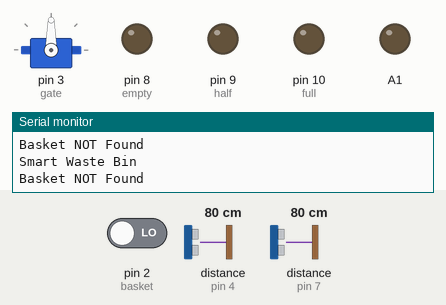
Bench run of a sketch on a simulated Arduino Uno, built with avr-gcc and run on an emulated ATmega328P. On the bench: servo, output pins drawn as LEDs (lit = HIGH), the last lines printed to the serial monitor. The test bench sets the inputs (shaded band); at power-on: pin 2 (basket) LOW, distance to the obstacle (sensors on pin 4, pin 7) 80 cm. The echo pulse lasts 58.3 µs per cm; pins used as bus, display or sensor lines are not drawn.

Above: at 2.8 s.
2.9 s: pin 2 (basket) driven HIGH
At 4.2 s:
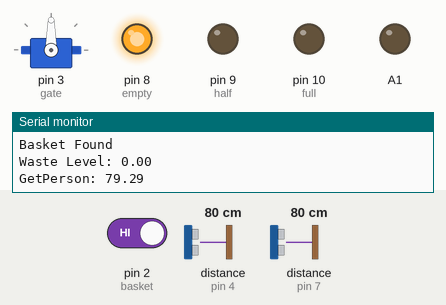
4.5 s: distance to the obstacle (sensor on pin 4) set to 28 cm
6.2 s: distance to the obstacle (sensor on pin 4) set to 23 cm
At 7.4 s:
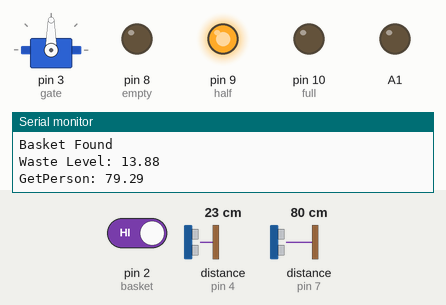
8.5 s: distance to the obstacle (sensor on pin 7) set to 33 cm
10.2 s: distance to the obstacle (sensor on pin 7) set to 27 cm
At 11.4 s:
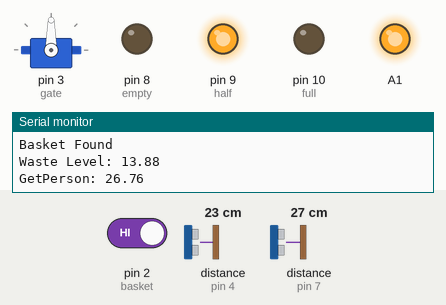
12.5 s: pin 2 (basket) driven LOW
At 14.3 s:
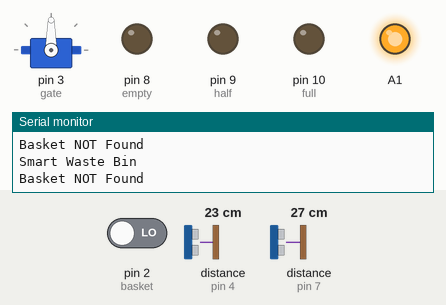
Timing chart, 0 to 15.5 s (numbered marks = the images above; inputs shaded):
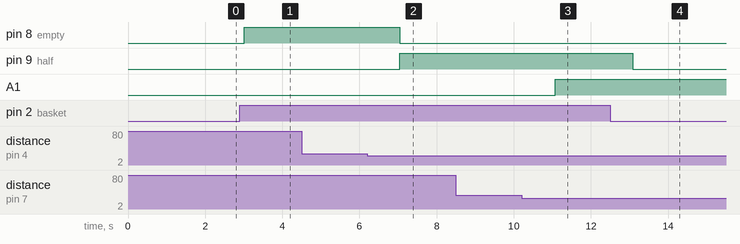

The sketch:

Smart_Waste_Bin.ino
```cpp
#include <SoftwareSerial.h>
#include <LiquidCrystal.h>
#include <Servo.h>

#define ledPin A0

#define front_trigger 6
#define front_echo 7

#define waste_trigger 5
#define waste_echo 4

#define basket 2

#define empty 8
#define half 9
#define full 10


//const int rs = 8, en = 9, d4 = 10, d5 = 11, d6 = 12, d7 = 13;

//LiquidCrystal lcd(rs, en, d4, d5, d6, d7);

const float max_height = 26.45;
float percentage=0.0, distance, duration;
int person = 0, full_flag = 0;
int gate_state = 0;

Servo gate;

void setup() {

  Serial.begin(9600);
  //Serial.begin(16, 2);

  pinMode(waste_trigger, OUTPUT);
  pinMode(waste_echo, INPUT);

  pinMode(front_trigger, OUTPUT);
  pinMode(front_echo, INPUT);

  pinMode(basket, INPUT);
  pinMode(A1,OUTPUT);
  pinMode(empty,OUTPUT);
  pinMode(half,OUTPUT);
  pinMode(full,OUTPUT);

  digitalWrite(empty,LOW);
  digitalWrite(half,LOW);
  digitalWrite(full,LOW);

  gate.attach(3);
}


void loop() {

  //Serial.clear();
  //Serial.setCursor(0, 0);
  Serial.println("Smart Waste Bin");
  //Serial.setCursor(1,0);

  if(digitalRead(basket) == HIGH){//basket Presence
      //basket indeicator
      digitalWrite(ledPin,HIGH);
      Serial.println("Basket Found");

    // Waste Level Calculation
      GetWasteLevel();

      //Show Every Waste Value
      Serial.print("Waste Level: ");
      Serial.println(percentage);

      if(percentage >= 0 && percentage <=10)
      {
        digitalWrite(empty,HIGH);
        digitalWrite(half,LOW);
        digitalWrite(full,LOW);
      }

      else if(percentage > 10 && percentage <=70)
      {
        digitalWrite(empty,LOW);
        digitalWrite(half,HIGH);
        digitalWrite(full,LOW);
      }

      else
      {
        digitalWrite(empty,LOW);
        digitalWrite(half,LOW);
        digitalWrite(full,HIGH);

      }

    //Finding Nearest Person
      person = GetPersonWarninig();

      if(person == 1){
        digitalWrite(A1,HIGH);
      }
      else
      {
        digitalWrite(A1,LOW);
      }

      /*if(full_flag == 0)//when there is less space
      {
        if(person == 1 && gate_state == 0){
          for (int pos = 0; pos <= 150; pos++) {
            gate.write(pos);
            delay(15);
            gate_state = pos;
          }
        }

      if(person == 1 && gate_state == 150){
         gate.write(170);
      }

      if(person == 0 && gate_state == 150){
        for (int pos = 150; pos >= 0; pos--) {
          gate.write(pos);
          delay(15);
          gate_state = pos;
        }
      }
    }

    if (full_flag == 1)//there is no space
    {
     //Serial.setCursor(1,0);
      Serial.println(" Waste Bin FULL.");
      gate.write(0);
    }*/
  }// basket presense

  else
  {
    Serial.println("Basket NOT Found");
    //Serial.print("There No Basket.");
        digitalWrite(empty,LOW);
        digitalWrite(half,LOW);
        digitalWrite(full,LOW);
  }
  delay(1000);
}

void GetWasteLevel()
{

  digitalWrite(waste_trigger, LOW);
    delayMicroseconds(2);

  digitalWrite(waste_trigger, HIGH);
    delayMicroseconds(10);

  digitalWrite(waste_trigger, LOW);

    duration = pulseIn(waste_echo,HIGH);

  distance = duration*0.034/2;

    if(distance >= 0 && distance <= max_height)
    {
        percentage = ((max_height - distance)*100)/max_height;
    }

    else
    {
      percentage = 0.0;
    }
}

int GetPersonWarninig()
{
  digitalWrite(front_trigger, LOW);
    delayMicroseconds(2);

  digitalWrite(front_trigger, HIGH);
    delayMicroseconds(10);

  digitalWrite(front_trigger, LOW);

    duration = pulseIn(front_echo,HIGH);

  distance = duration*0.034/2;
    Serial.print("GetPerson: ");
      Serial.println(distance);
    if(distance < 30)
    {
      return 1;
    }
    else
    {
      return 0;
    }
}
```

Measured:
- the behaviour switches between 25 and 24 cm on distance to the obstacle (sensor on pin 4) (found by bisection; images 1 and 2)
- the behaviour switches between 31 and 30 cm on distance to the obstacle (sensor on pin 7) (found by bisection; images 2 and 3)
- after the input at 2.9 s, pin 8 (empty): LOW → HIGH after 0.11 s
- after the input at 6.2 s, pin 8 (empty): HIGH → LOW after 0.84 s; pin 9 (half): LOW → HIGH after 0.84 s
- after the input at 10.2 s, A1: LOW → HIGH after 0.88 s
- after the input at 12.5 s, pin 9 (half): HIGH → LOW after 0.58 s
